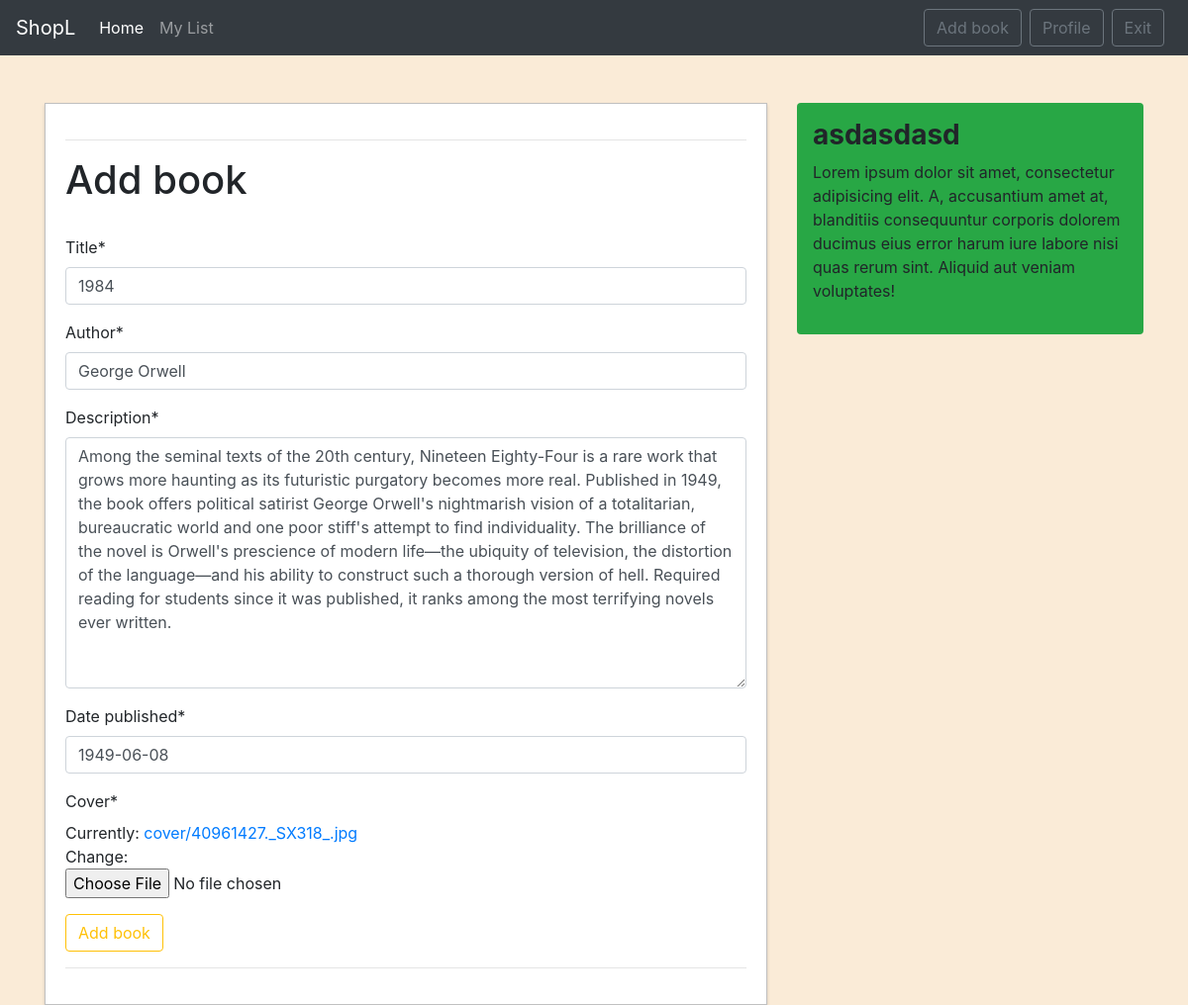
The page /product/5/update/ (signed in) on the database its author committed.
### shop/models.py (models this page shows, shortened)
class Product(models.Model):
    title = models.CharField(max_length=100)
    author = models.CharField(max_length=100)
    description = models.TextField()
    date_published = models.DateField()
    date_add = models.DateTimeField(default=timezone.now)
    author_post = models.ForeignKey(User, on_delete=models.CASCADE)
    cover = models.ImageField(default='cover.png', upload_to='cover')

### shop/views.py (the view, shortened to what this page needs)
# urls.py: path('product/<int:pk>/update/', views.UpdateShowMain.as_view(), name='product-update'),
class UpdateShowMain(LoginRequiredMixin, UserPassesTestMixin, UpdateView):
    model = Product
    fields = ['title', 'author', 'description', 'date_published', 'cover']
    def test_func(self):
        product = self.get_object()
        if self.request.user == product.author_post:
            return True
        return False

### shop/templates/shop/product_form.html (shortened to what this page needs)
{% extends 'shop/main.html' %}
{% load crispy_forms_tags %}
{% block main_section %}
    <div class="form-section">
        <hr>
        <h1>Add book</h1><br>
        <form method="POST">
            {{ form|crispy }}
            <button type="submit" class="btn btn-outline-warning">Add book</button>
        </form>
        <hr>
    </div>
{% endblock main_section%}

### shop/static/shop/main.css (style rules this page uses)
body { background-color: antiquewhite; }
.form-section { background: #fff; padding: 20px; border: 1px solid silver; box-sizing: border-box; width: 100%; -webkit-box-shadow: 0 2px 3px 0 rgba(74,74,74,.21); -moz-box-shadow: 0 2px 3px 0 rgba(74,74,74,.21); box-shadow: 0 2px 3px 0 rgba(74,74,74,.21); }

### rows shown on the page
Product: title "1984", author "George Orwell", description "Among the seminal texts of the 20th century, Nineteen Eighty-Four is a rare work that grows more haunting as its futuristic purgatory becomes more real. Published in 1949, the book offers political satirist George Orwell's nightmarish vision of a totalitarian, bureaucratic world and one poor stiff's attempt to find individuality. The brilliance of the novel is Orwell's prescience of modern life—the ubiquity of television, the distortion of the language—and his ability to construct such a thorough version of hell. Required reading for students since it was published, it ranks among the most terrifying novels ever written.", date_published "1949-06-08"
